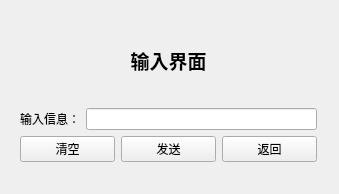
<?xml version="1.0" encoding="UTF-8"?>
<ui version="4.0">
 <class>gowork</class>
 <widget class="QWidget" name="gowork">
  <property name="geometry">
   <rect>
    <x>0</x>
    <y>0</y>
    <width>339</width>
    <height>194</height>
   </rect>
  </property>
  <property name="windowTitle">
   <string>Form</string>
  </property>
  <widget class="QWidget" name="">
   <property name="geometry">
    <rect>
     <x>20</x>
     <y>20</y>
     <width>297</width>
     <height>142</height>
    </rect>
   </property>
   <layout class="QVBoxLayout" name="verticalLayout">
    <item>
     <widget class="QLabel" name="label">
      <property name="text">
       <string>&lt;html&gt;&lt;head/&gt;&lt;body&gt;&lt;p align=&quot;center&quot;&gt;&lt;span style=&quot; font-size:14pt; font-weight:700;&quot;&gt;输入界面&lt;/span&gt;&lt;/p&gt;&lt;/body&gt;&lt;/html&gt;</string>
      </property>
     </widget>
    </item>
    <item>
     <layout class="QHBoxLayout" name="horizontalLayout_2">
      <item>
       <widget class="QLabel" name="label_2">
        <property name="text">
         <string>输入信息：</string>
        </property>
       </widget>
      </item>
      <item>
       <widget class="QLineEdit" name="textlineEdit"/>
      </item>
     </layout>
    </item>
    <item>
     <layout class="QHBoxLayout" name="horizontalLayout">
      <item>
       <widget class="QPushButton" name="clearButton">
        <property name="text">
         <string>清空</string>
        </property>
       </widget>
      </item>
      <item>
       <widget class="QPushButton" name="sendButton">
        <property name="text">
         <string>发送</string>
        </property>
       </widget>
      </item>
      <item>
       <widget class="QPushButton" name="closeButton">
        <property name="text">
         <string>返回</string>
        </property>
       </widget>
      </item>
     </layout>
    </item>
   </layout>
  </widget>
 </widget>
 <resources/>
 <connections/>
</ui>
